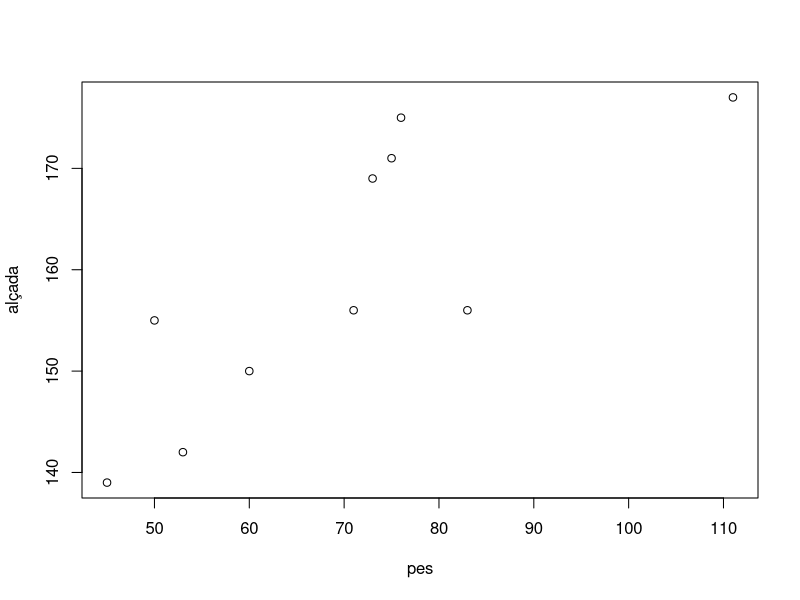
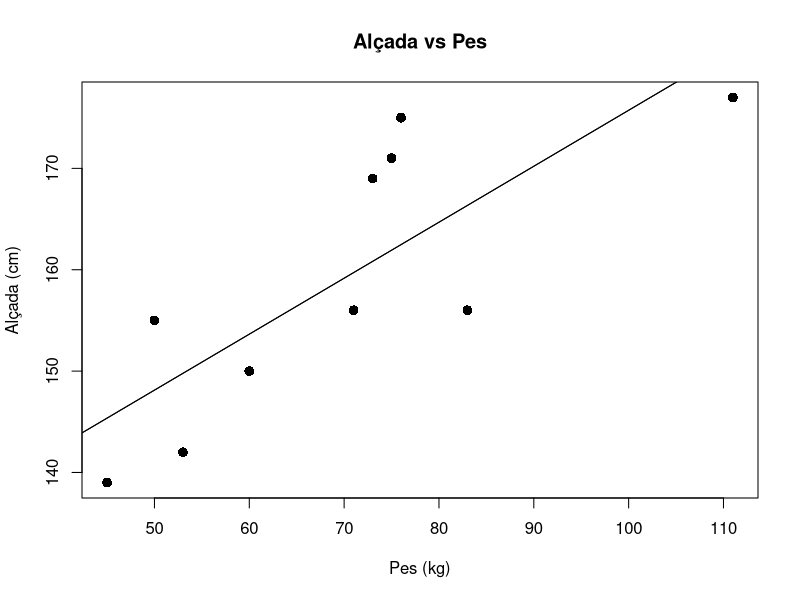

Write R code to recreate these figures, in order.
alçada <- c(156, 155, 142, 177, 139, 156, 171, 169, 150, 175)
pes <- c(83, 50, 53, 111, 45, 71, 75, 73, 60, 76)
plot(pes, alçada)
plot(pes, alçada, pch = 16, cex = 1.3, col = "black", main = "Alçada vs Pes", xlab = "Pes (kg)", ylab = "Alçada (cm)")
#linear model
lm(alçada ~ pes) #veiem que l'intercept és 120.5135 i el pendent 0.5522

#finalmente tracem la linia que millor s'ajusta (linia de regressió) al nostre plot
  
abline(120.5135, 0.5522)

#o sino també podem visualitzar la linia de regressió amb:
  
abline(lm(alçada ~ pes))
